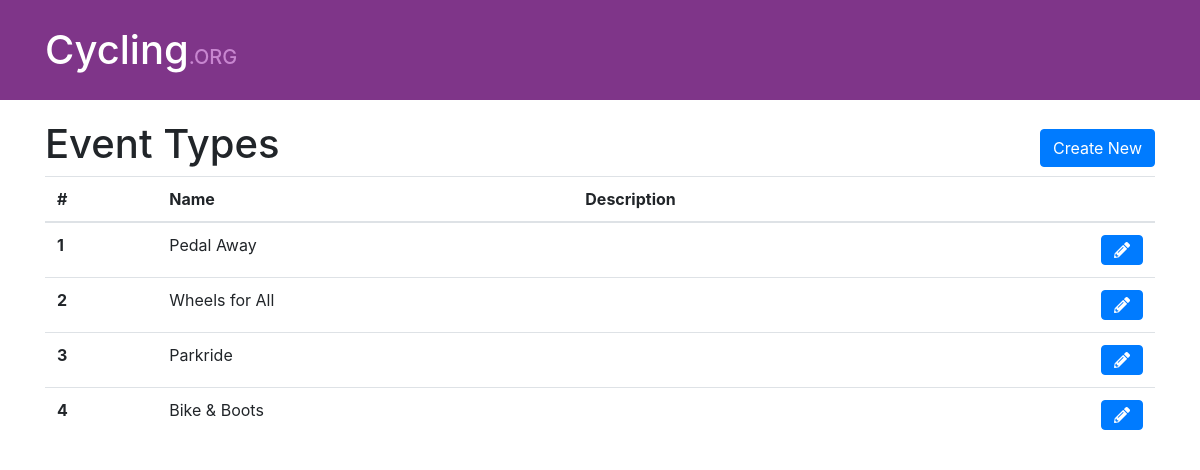
The app's page /eventtypes/ with its own data.
### app/models.py (models this page shows)
class Base(db.Model):
    __abstract__ = True
    id = Column(Integer, primary_key=True, nullable=False, autoincrement=True)
    date_created = Column(DateTime, default=func.current_timestamp())
    date_modified = Column(DateTime, default=func.current_timestamp())
    status = Column(Integer, default=0)

class EventType(Base):
    __tablename__ = "event_type"
    name = Column(String(256), nullable=False, unique=True)
    description = Column(String(512))
    default_charge_type_id = Column(Integer, ForeignKey("charge_type.id"))
    default_charge_type = relationship("ChargeType")

### app/controllers/event_type.py (the view)
@app.route("/eventtypes/")
def list_event_type():
    items = api.list(EventType, False)
    if not items and api.erred:
        Alert.bad(api.error)
    return render_template("event_type/list.html", items=items)

### app/api.py (called while the page is built)
    def clear_error(self):
        self.error = None
        self.erred = False

    def list(self, table, assume_exists=False):
        self.clear_error()
        try:
            items = table.query.filter((table.status == 0)).all()
            if not items and assume_exists:
                self.set_error("list {} failed; none found".format(table))
            return items
        except Exception as e:
            self.set_error("list {} failed; {}".format(table, str(e)))
            return None

### app/templates/event_type/list.html
{% extends "list_master.html" %}
{% block title %}Event Types{% endblock %}
{% block controller %}eventtypes{% endblock %}

### app/templates/list_master.html
{% extends "master.html" %}
{% block content %}
<div class="d-flex justify-content-between align-items-center">
    <h1>{{self.title()}}</h1>
    <div>
        <a href="/{{self.controller()}}/create" class="btn btn-primary">Create New</a>
    </div>
</div>
<div>
    <table class="table table-hover">
        <thead>
            {% block headers %}
            <th scope="col">#</th>
            <th scope="col">Name</th>
            <th scope="col">Description</th>
            <th scope="col"></th>
            {% endblock %}
        </thead>
        <tbody>
            {% if items %}
                {% block columns %}
                    {% for item in items %}
                    <tr>
                        <th scope="row">{{item.id}}</th>
                        <td>{{item.name}}</td>
                        <td>{{item.description if item.description else ""}}</td>
                        <td class="text-right">
                            <a href="/{{self.controller()}}/{{item.id}}" class="btn btn-primary"><i class="fas fa-pencil-alt"></i></a>
                        </td>
                    </tr>
                    {% endfor %}
                {% endblock %}
            {% else %}
                <tr>
                    <td colspan="4" class="text-center">No {{self.title()}} Found</td>
                </tr>
            {% endif %}
        </tbody>
    </table>
</div>
{% endblock %}

### records on screen
EventType: id "1", name "Pedal Away"
EventType: id "2", name "Wheels for All"
EventType: id "3", name "Parkride"
EventType: id "4", name "Bike & Boots"
